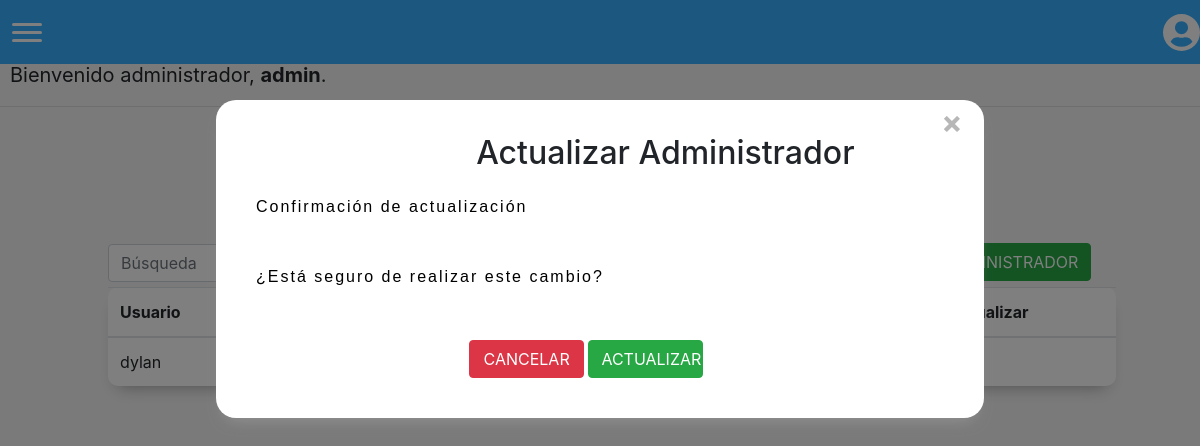
The page /desactivaradmin/3 (signed in) on the database as committed earlier.
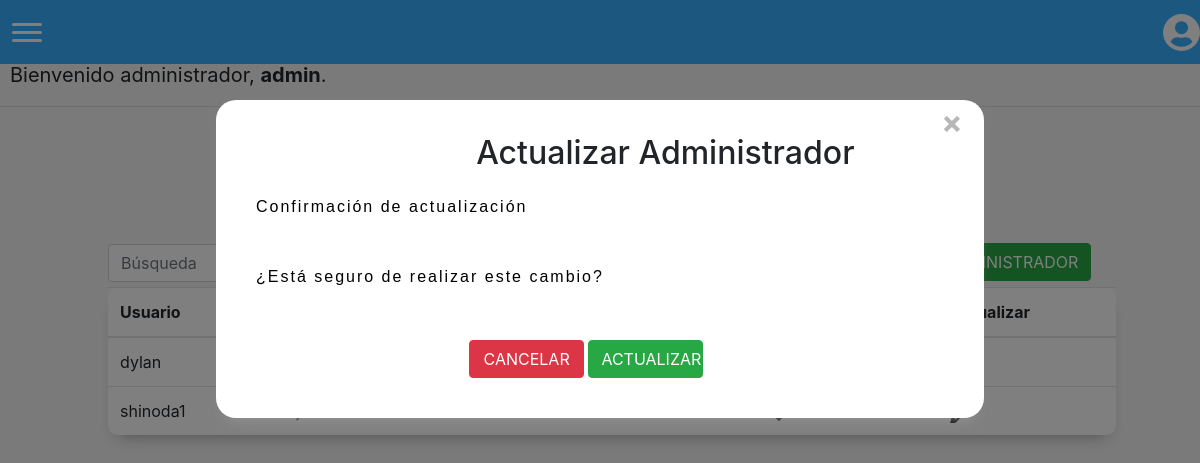
The same page on the database as committed later.
### matricula/models.py (models this page shows)
class User(AbstractUser):
    pass

### matricula/views.py (the view, shortened to what this page needs)
# urls.py: path('desactivaradmin/<int:id>', views.desactivarAdmin, name='desactivaradmin'),
@login_required(login_url='/login')
def desactivarAdmin(request, id):
    administrador = User.objects.get(id=id)
    return render(request, "matricula/desactivaradmin.html", {'admins': User.objects.all(), 'form':administrador})

### matricula/templates/matricula/desactivaradmin.html (shortened to what this page needs)
{% extends "matricula/layout.html" %}
{% block body %}
<div id="Form">
    <h2>Actualizar Administrador</h2>
    <form method="POST">
        <div id="confirmationMessage" class="row">
            <p>Confirmación de actualización</p>
            <p>¿Está seguro de realizar este cambio?</p>
        </div>
        <div style="margin-left: 31%; width: 50%;">
            <input id="btnHideConfirmation" class="btn btn-danger col-sm-4" value="CANCELAR" onclick="changeWindow()" >
            <input id="btnRegister" class="btn btn-success col-sm-4" type="submit" value="ACTUALIZAR" onclick="changeWindow()">
        </div>
    </form>
</div>
<div style="margin-left: 31%; margin-bottom: 30px;">
    <h1 style="font-size: 40px;">Administradores registrados</h1>
</div>
<button id="options" class="btn btn-success" onclick="changeWindow()">NUEVO ADMINISTRADOR</button>
<div>
    <table id="tabla" class="table">
    <thead>
            <tr>
                <th scope="col">
                    Usuario
                </th>
                <th scope="col">
                </th>
                <th scope="col">
                </th>
                <th scope="col">
                    Actualizar
                </th>
            </tr>
        </thead>
        <tbody>
            {% for administrador in admins %}
            {% if administrador.is_superuser%}
            {% else %}
            <tr>
                <td scope="row">
                    {{administrador.username}}
                </td>
                <td scope="row">
                </td>
                <td scope="row">
                    <a href="../desactivaradmin/{{administrador.id}}">
                    </a>
                </td>
                <td scope="row">
                    <a href="../editaradmin/{{administrador.id}}">
                    </a>
                </td>
            </tr>
            {% endif %}
            {% endfor %}
        </tbody>
    </table>
</div>
{% endblock %}

Rows that differ between the two databases and show on the page:
added User: username "shinoda1"
